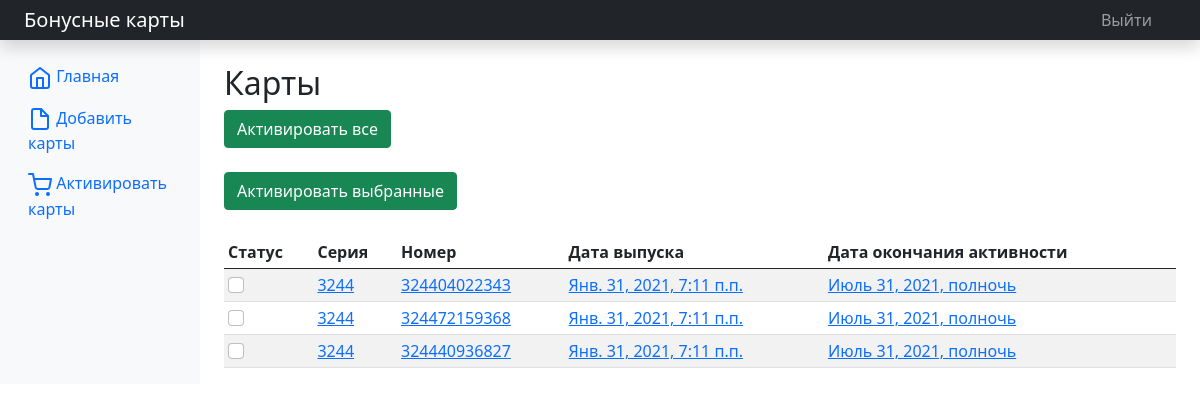
Before: /activation/ (signed in) with the older database file.
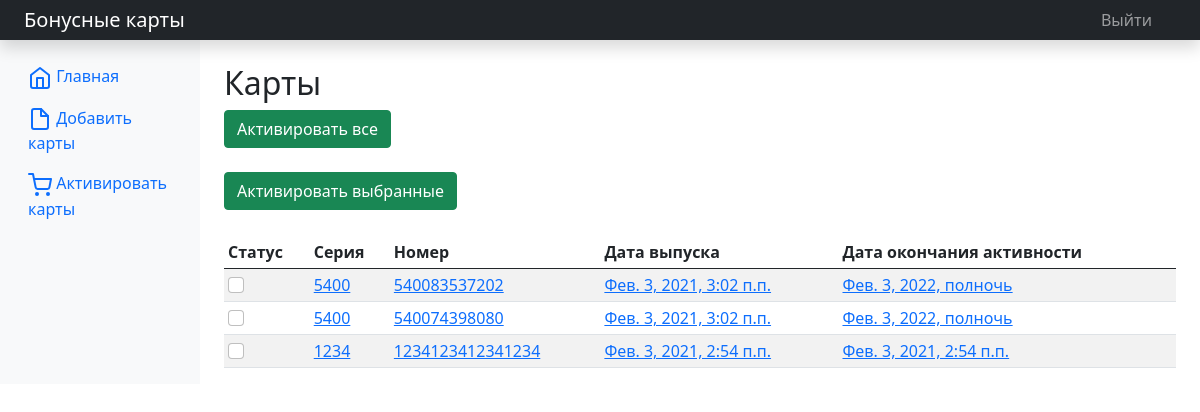
After: the same page with the newer database file.
### cardslist/models.py (models this page shows, shortened)
class CardsList(models.Model):
    card_series = models.IntegerField(verbose_name='Серия карты')
    card_number = models.IntegerField(verbose_name='Номер карты', unique=True)
    card_issue_date = models.DateTimeField(auto_now_add=True, verbose_name='Дата выпуска карты')
    card_expiration_date = models.DateTimeField(verbose_name='Дата окончания активности карты')
    card_date_of_use = models.DateTimeField(verbose_name='Дата последнего использования карты', auto_now_add=True)
    card_bonus_amount = models.FloatField(null=True, blank=True, verbose_name='Сумма бонуса карты')
    card_status = models.CharField(max_length=12, default='Не активна', verbose_name='Статус карты')
    class Meta:
        verbose_name_plural = 'Бонусные карты'
        verbose_name = 'Бонусная карта'
        ordering = ['-card_date_of_use']

### cardslist/views.py (the view)
# urls.py: path('activation/', activation_cards, name='activation'),
@login_required()
def activation_cards(request):
    action = request.GET.get('action')
    if request.method == 'POST':
        not_active_cards = request.POST.getlist('activate')
        for pk in not_active_cards:
            card = CardsList.objects.get(pk=pk)
            card.card_status = 'Активна'
            card.save()
    elif action == '':
        cards = CardsList.objects.filter(card_status='Не активна')
        for card in cards:
            card.card_status = 'Активна'
            card.save()
        return HttpResponseRedirect(reverse('index'))
    cards = CardsList.objects.filter(card_status='Не активна')
    context = pagination(request, cards)
    return render(request, 'cardslist/activation.html', context)

### cardslist/services.py (called while the page is built)
def pagination(request, model):
    paginator = Paginator(model, 19)
    if 'page' in request.GET:
        page_num = request.GET['page']
    else:
        page_num = 1
    page = paginator.get_page(page_num)
    context = {'cards': page.object_list, 'page': page, 'p': paginator}
    return context

### cardslist/templates/cardslist/activation.html (shortened to what this page needs)
{% extends "layout/basic.html" %}
{% block content %}
<h2>Карты</h2>
<form action="{% url 'activation' %}">
    <button type="submit" class="btn btn-success" name="action">Активировать все</button>
</form>
<br>
<form method="post">
<button type="submit" class="btn btn-success">Активировать выбранные</button>
    <div class="table-responsive">
        <table class="table table-striped table-sm">
            <thead>
            <tr>
                <th>Статус</th>
                <th>Серия</th>
                <th>Номер</th>
                <th>Дата выпуска</th>
                <th>Дата окончания активности</th>
            </tr>
            </thead>
            <tbody>
            <div class="form-check">
            {% for card in cards %}
            <tr>
                <td><input class="form-check-input" type="checkbox" value="{{ card.pk}}" name="activate"></td>
                <td><a href="{% url 'card_detail' card.pk %}">{{card.card_series}}</a></td>
                <td><a href="{% url 'card_detail' card.pk %}">{{card.card_number}}</a></td>
                <td><a href="{% url 'card_detail' card.pk %}">{{card.card_issue_date}}</a></td>
                <td><a href="{% url 'card_detail' card.pk %}">{{card.card_expiration_date}}</a></td>
            </tr>
            {% endfor %}
            </div>
            </tbody>
        </table>
    </div>
</form>
{% endblock %}

Changed rows visible on the page:
removed CardsList: card_series "3244", card_number "324404022343", card_issue_date "Янв. 31, 2021, 7:11 п.п.", card_expiration_date "Июль 31, 2021, полночь"
removed CardsList: card_series "3244", card_number "324472159368", card_issue_date "Янв. 31, 2021, 7:11 п.п.", card_expiration_date "Июль 31, 2021, полночь"
removed CardsList: card_series "3244", card_number "324440936827", card_issue_date "Янв. 31, 2021, 7:11 п.п.", card_expiration_date "Июль 31, 2021, полночь"
added CardsList: card_series "5400", card_number "540083537202", card_issue_date "Фев. 3, 2021, 3:02 п.п.", card_expiration_date "Фев. 3, 2022, полночь"
added CardsList: card_series "5400", card_number "540074398080", card_issue_date "Фев. 3, 2021, 3:02 п.п.", card_expiration_date "Фев. 3, 2022, полночь"
added CardsList: card_series "1234", card_number "1234123412341234", card_issue_date "Фев. 3, 2021, 2:54 п.п.", card_expiration_date "Фев. 3, 2021, 2:54 п.п."
